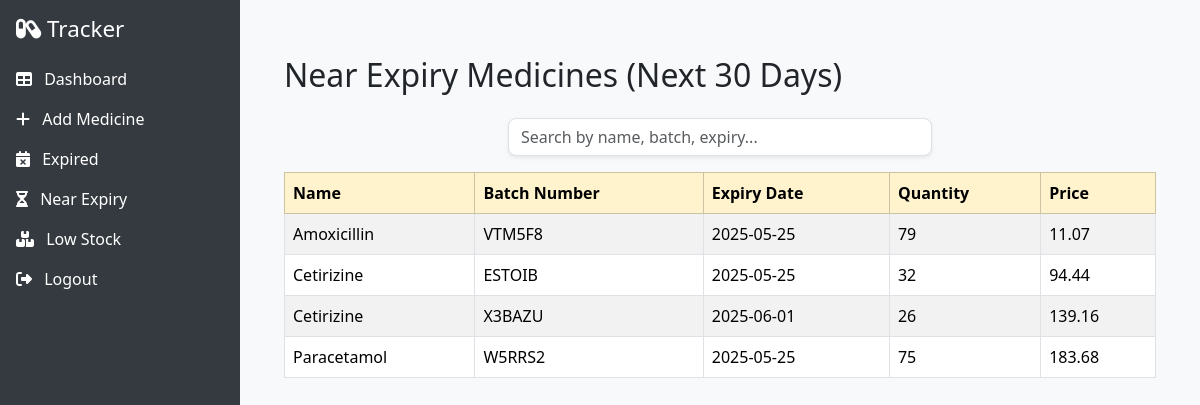
The page /near_expiry (signed in) on the database as committed earlier.
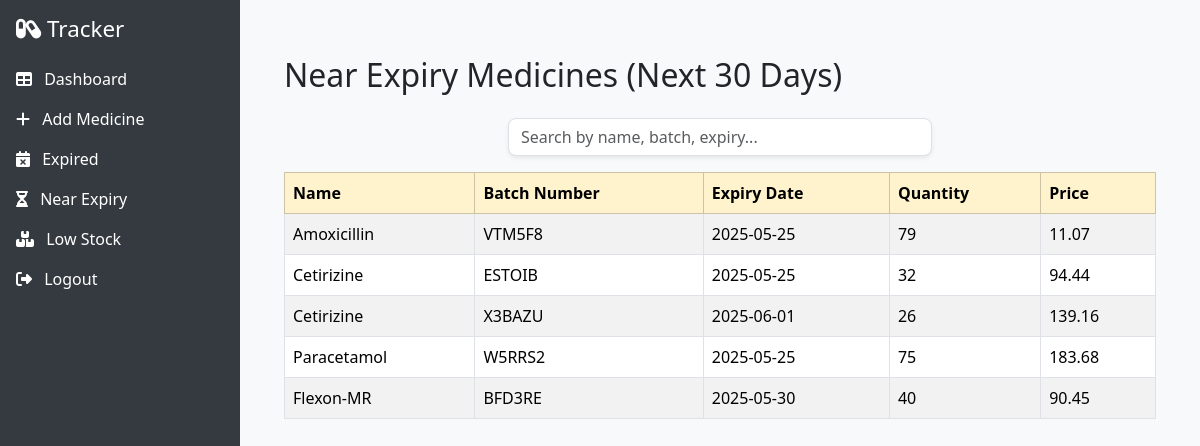
The same page on the database as committed later.
### tables this page shows
CREATE TABLE medicines (
    id INTEGER PRIMARY KEY AUTOINCREMENT,
    name TEXT,
    batch_number TEXT,
    expiry_date TEXT,
    quantity INTEGER,
    price REAL,
    alert_level INTEGER
);

### app.py (the view)
@app.route('/near_expiry')
def near_expiry_medicines():
    if 'user' not in session:
        return redirect(url_for('login'))
    conn = sqlite3.connect('database.db')
    c = conn.cursor()
    c.execute("SELECT * FROM medicines")
    medicines = c.fetchall()
    conn.close()
    today = datetime.today().date()
    soon = today + timedelta(days=30)
    near_expiry = [med for med in medicines if today <= datetime.strptime(med[3], '%Y-%m-%d').date() <= soon]
    return render_template('near_expiry.html', near_expiry=near_expiry)

### templates/near_expiry.html (shortened to what this page needs)
{% extends "base.html" %}
{% block content %}
<div class="container mt-4">
    <h2 class="mb-4">Near Expiry Medicines (Next 30 Days)</h2>
    {% if near_expiry %}
    <div class="row mb-3">
        <div class="col-md-6 offset-md-3">
            <input type="text" id="medicineSearch" class="form-control rounded-3 shadow-sm" placeholder="Search by name, batch, expiry...">
        </div>
    </div>
    <div class="table-responsive">
        <table class="table table-bordered table-striped">
            <thead class="table-warning">
                <tr>
                    <th>Name</th>
                    <th>Batch Number</th>
                    <th>Expiry Date</th>
                    <th>Quantity</th>
                    <th>Price</th>
                </tr>
            </thead>
            <tbody id="medicineTable">
                {% for med in near_expiry %}
                <tr>
                    <td>{{ med[1] }}</td>
                    <td>{{ med[2] }}</td>
                    <td>{{ med[3] }}</td>
                    <td>{{ med[4] }}</td>
                    <td>{{ med[5] }}</td>
                </tr>
                {% endfor %}
            </tbody>
        </table>
    </div>
    {% else %}
        <p class="text-muted">No near expiry medicines found.</p>
    {% endif %}
</div>
{% endblock %}

### templates/base.html (shortened to what this page needs)
<!DOCTYPE html>
<html lang="en">
<head>
    <link rel="stylesheet" href="https://cdn.jsdelivr.net/npm/bootstrap@5.3.3/dist/css/bootstrap.min.css">
    <link rel="stylesheet" href="https://cdnjs.cloudflare.com/ajax/libs/font-awesome/6.5.0/css/all.min.css">
</head>
<body>
    <nav class="sidebar">
        <h2><i class="fa-solid fa-capsules"></i> Tracker</h2>
        <ul>
            <li><a href="{{ url_for('index') }}"><i class="fa fa-table me-2"></i> Dashboard</a></li>
            <li><a href="{{ url_for('add_medicine') }}"><i class="fa fa-plus me-2"></i> Add Medicine</a></li>
            <li><a href="{{ url_for('expired_medicines') }}"><i class="fa fa-calendar-times me-2"></i> Expired</a></li>
            <li><a href="{{ url_for('near_expiry_medicines') }}"><i class="fa fa-hourglass-half me-2"></i> Near Expiry</a></li>
            <li><a href="{{ url_for('low_stock_medicines') }}"><i class="fa fa-boxes-stacked me-2"></i> Low Stock</a></li>
            <li><a href="{{ url_for('logout') }}"><i class="fa fa-sign-out-alt me-2"></i> Logout</a></li>
        </ul>
    </nav>
    <main class="content">
        {% block content %}{% endblock %}
    </main>
</body>
</html>

### templates/base.html (style rules this page uses)
body { display: flex; min-height: 100vh; }
.sidebar { width: 240px; background-color: #343a40; color: white; padding: 1rem; }
.sidebar h2 { font-size: 1.4rem; margin-bottom: 1rem; }
.sidebar ul { list-style: none; padding: 0; }
.sidebar ul li a { color: white; text-decoration: none; padding: 0.5rem 0; display: block; }
.content { flex: 1; padding: 2rem; background-color: #f8f9fa; }

Rows that differ between the two databases and show on the page:
added medicines: name "Flexon-MR", batch_number "BFD3RE", expiry_date "2025-05-30", quantity "40", price "90.45"
